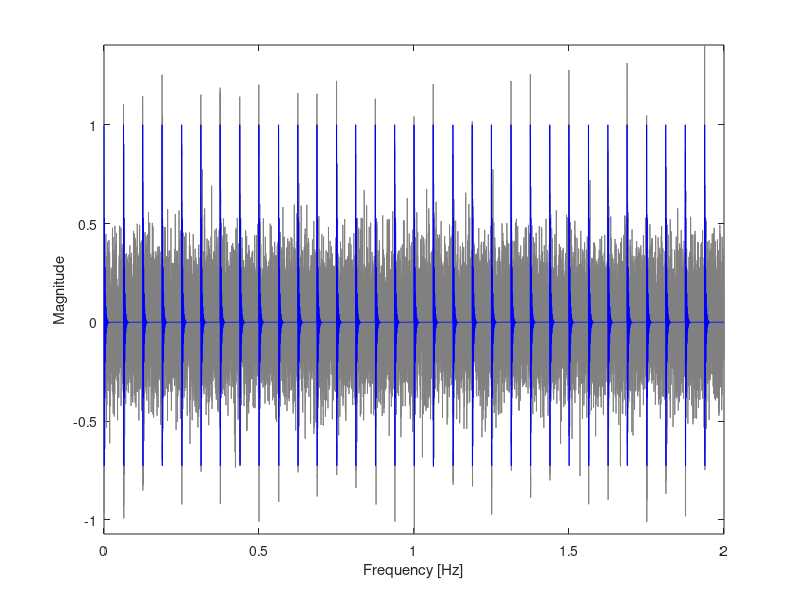
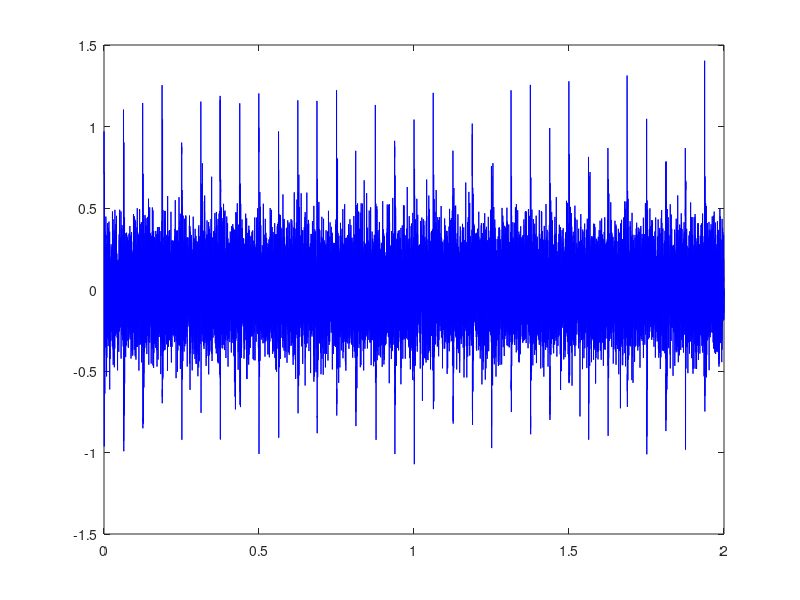

The MATLAB source for these figures, in order: (Note: this script raises an error after producing the figures.)
%% import signal
clear
clc
close all
%% Two fault modes with common resonant frequency
fr1=3;  % convolution freq.
a1=1;    % amplitude for sig1;
fn1=625; % resonant freq.
zeta=400; % decaying rate
T1=1/16;  % fault frequency for sig1;
fs=10000;  % sampling freq.

% Generating the signal
t1=0:1/fs:T1;
sig_1=(a1*exp(-zeta*t1).*cos(2*pi*fn1*t1));  % single impulse

t=0:1/fs:2;
sig0=zeros(size(t));
for i=1:fix(t(end)/T1)
    if i==1 || i==fix(t(end)/T1)
        inde=max(find(t<=T1*(i-1)));
    else
        inde=max(find(t<=T1*(i-1)+(rand(1)-0.5)*2*1/100*T1));
%         inde=max(find(t<=T1*(i-1)+dd(mod(round(rand(1)*10),3)+1)*13/100*T1));
%         inde=max(find(t<=T1*(i-1)+dd(randperm(3,1))*0.75/100*T1));
    end
    sig0(inde:inde+length(sig_1)-1)=sig_1;
end
% sig1=(cos(2*pi*fr1*t)+1).*sig0;  % fault signal 1
sig1=sig0;
sig=awgn(sig1,-5,'measured');
% figure,plot(t,sig,'b')
figure,plot(t,sig,'color',0.5*[1 1 1])
hold on
plot(t,sig1,'b-')
axis tight
xlim([0 2])
xlabel('time [s]'),ylabel('Amplitude')
% frequency analysis
pp=abs(fft(sig))/length(sig)*2;
pp(1)=0;
ff=(0:length(pp)-1)/length(pp)*fs;
n1=floor(length(pp)/2);
%figure,plot(ff(1:n1),pp(1:n1),'b')
% xlim([400 1000])
xlabel('Frequency [Hz]'),ylabel('Magnitude')
y=sig;
y=y(1:20000);
soft = @(x, T) max(1 - T./abs(x), 0) .* x;

%% signal parameters
fs=10000;  % sampling freq.
t=(0:length(y)-1)/fs;
figure,plot(t,y,'b')

%% TQWT parameters
% High Q-factor wavelet transform
gamma=0.85;
%%% w = tqwt(x,Q,r,J);              % TQWT
%%%y = itqwt(w,Q,r,length(x));             % Inverse TQWT




%% Q,R inter
Q_range = 1:1:10;               
r_range = 3:1:5;
ka_range = 0.3:0.1:1;
N=200;
EHNR = zeros();
enp_sig_sqrt =zeros();
et=zeros();
delt_p=1.5;
for i = 1 :length(Q_range)
    Q= Q_range(i);
    for j = 1:length(r_range)
        r = r_range(j);
        J = min(10,computeJmax(N,Q,r));
        for k=1:length(ka_range)
            ka = ka_range(k);
            [x,~]=TQWT_SR_GMC_penalty_fun(y,Q,r,J,gamma,ka,0);
            y_GMC = itqwt(x,Q,r,length(y));
            enp_sig_trans = abs(hilbert(y_GMC));
            [et_corr,lags] = xcorr(enp_sig_trans);         %自相关 第一个系数为值 第二个为时滞
            [peaks0,loc_pks0]=findpeaks(et_corr,'minpeakdistance',round(fs*T1*4/5));
            [peaks1,loc_pks1]=findpeaks(et_corr(length(y_GMC)+1:end),'minpeakdistance',round(fs*T1*4/5));
            EHNR(i,j,k) = max(peaks1)/(max(peaks0)-max(peaks1));     
        end
    end
end

%% choose Q,r,J
[i,j]=max(EHNR);
i=squeeze(i);
j=squeeze(j);
[i_,j_]=max(i);
[i__,j__]=max(i_);
max_k=j__;
max_j=j_(max_k);
max_i=j(max_j,max_k);
Q = Q_range(max_i);
r = r_range(max_j);
ka = ka_range(max_k);
J = min(10,computeJmax(N,Q,r));

%% TQWT sparse representation
[x,v]=TQWT_SR_GMC_penalty_fun(y,Q,r,J,gamma,ka,0);
y_GMC = itqwt(x,Q,r,length(y));
figure,plot(t,sig1(1:length(y)),'r--')
figure,plot(t,y_GMC)
legend('去噪信号','故障特征信号')
xlabel('time [s]'),ylabel('幅值')

y_GMC_blp = abs(fft(abs(hilbert(y_GMC))))/length(y_GMC)*2;
y_GMC_blp(1) = 0;
bl_fr = (0:length(y_GMC)-1)/length(y_GMC)*fs;
figure,plot(bl_fr(1:fix(length(bl_fr)/2)),y_GMC_blp(1:fix(length(bl_fr)/2)))

       